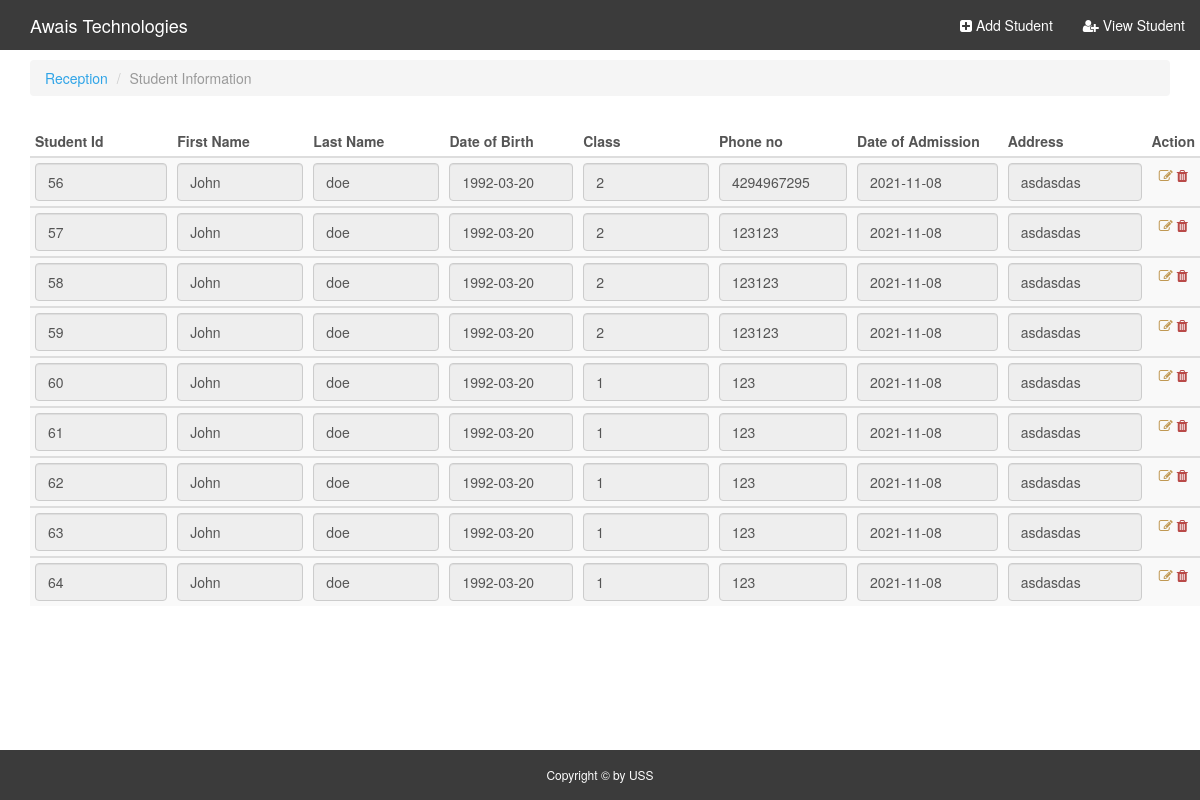
The app's page /ViewStudents.php with its own data.
### tables this page shows
CREATE TABLE `student` (
  `StudentId` int(100) UNSIGNED NOT NULL,
  `firstName` varchar(50) NOT NULL,
  `lastName` varchar(50) NOT NULL,
  `DoB` date NOT NULL,
  `class` int(11) NOT NULL,
  `phone` int(11) UNSIGNED NOT NULL,
  `address` varchar(255) NOT NULL,
  `DoA` date DEFAULT NULL
);

### ViewStudents.php (the view, shortened to what this page needs)
<?php
$query = "SELECT * FROM `student`";
require_once("includeCode/top.php"); ?>
</head>
<body>
    <?php require_once("includeCode/header.php"); ?>
    <section id="cart_items">
        <div class="container">
            <div class="breadcrumbs">
                <ol class="breadcrumb">
                    <li><a href="reception.php">Reception</a></li>
                    <li class="active">Student Information</li>
                </ol>
            </div>
            <div class="container mt-5">
                <div class="row">
                    <table class="table table-striped  table-condensed table-responsive table-hover text-center mt-1">
                        <thead>
                            <tr>
                                <th>Student Id</td>
                                <th>First Name</th>
                                <th>Last Name</th>
                                <th>Date of Birth</th>
                                <th>Class</th>
                                <th>Phone no</th>
                                <th>Date of Admission</th>
                                <th>Address</th>
                                <th class="text-center">Action</th>
                            </tr>
                        </thead>
                        <?php
                        $result = $conn->query($query);
                        if ($result->num_rows > 0) {
                            while ($row = $result->fetch_assoc()) {
                                $StudentId = $row['StudentId'];
                                $fname = $row['firstName'];
                                $lname = $row['lastName'];
                                $dob = $row['DoB'] ?? "";
                                $class = $row['class'];
                                $phone = $row['phone'];
                                $address = $row['address'];
                                $doa = $row['DoA'];
                        ?>
                                <tbody>
                                    <tr>
                                        <form method="post" class="text-white" enctype="multipart/form-data">
                                            <td>
                                                <input type="text" name="StudentId" class="form-control form-control-sm" disabled value="<?php echo $StudentId  ?>">
                                            </td>
                                            <td>
                                                <input type="text" name="firstName" class="form-control form-control-sm" value="<?php echo $fname ?>" disabled>
                                            </td>
                                            <td>
                                                <input type="text" name="lastName" class="form-control form-control-sm" value="<?php echo $lname ?>" disabled>
                                            </td>
                                            <td>
                                                <input type="text" name="DoB" class="form-control form-control-sm" value="<?php echo $dob ?>" disabled>
                                            </td>
                                            <td>
                                                <input type="text" name="class" class="form-control form-control-sm" value="<?php echo $class ?>" disabled>
                                            </td>
                                            <td>
                                                <input type="text" name="phone" class="form-control form-control-sm" value="<?php echo $phone ?>" disabled>
                                            </td>
                                            <td>
                                                <input type="text" name="DoA" class="form-control form-control-sm" value="<?php echo $doa ?>" disabled>
                                            </td>
                                            <td>
                                                <input type="text" name="address" class="form-control form-control-sm" value="<?php echo $address ?>" disabled>
                                            </td>
                                            <td>
                                                <div class="btn-group">
                                        </form>
                                        <a class="edit" title="Edit" data-toggle="tooltip">
                                            <i class=" text-warning fa fa-edit"></i>
                                        </a>
                                        <a href="?action=delete&id=<?php echo $StudentId; ?>" title="Delete" data-toggle="tooltip" onclick="return confirm('Are you sure you want to delete this data')">
                                            <i class="text-danger  fa fa-trash"></i></a>
                </div>
                </tr>
                </tbody>
        <?php }
                        } ?>
    </section>
    <?php require_once("includeCode/footer.php"); ?>

### includeCode/top.php (shortened to what this page needs)
<!DOCTYPE html>
<html lang="en">
  <head>
    <link href="css/font-awesome.css" rel="stylesheet">
    <link href="css/animated.css" rel="stylesheet">
    <link href="css/bootstrap.min.css" rel="stylesheet">
    <link href="css/style.css" rel="stylesheet">

### includeCode/header.php (shortened to what this page needs)
<nav class="  navbar-default navbar-fixed-top" style=" background-color:#3b3b3b ;">
          <div class="container-fluid">
            <div class="navbar-header">
              <a class="navbar-brand" href="index.php">Awais Technologies</a>
            </div>
            <div class="collapse navbar-collapse" id="bs-example-navbar-collapse-1">
              <ul class="nav navbar-nav navbar-right">
                <li><a href="Addstudents.php"><i class="fa fa-plus-square"></i> Add Student</a></li>
                <li><a href="ViewStudents.php"><i class="fa fa-user-plus"></i> View Student</a></li>
              </ul>
            </div>
          </div>
        </nav>

### includeCode/footer.php (shortened to what this page needs)
        <footer class="text-center" style="background-color:#3b3b3b; color:white;">
            Copyright &copy; by USS<a href="#"></a>
        </footer>
  </body>
</html>

### css/style.css (style rules this page uses)
html,body { height: 100%; }
body { padding-top: 60px; }
footer { color:white; height: 50px; line-height: 50px; font-size: 12px; position: absolute; bottom: 0; width: 100%; }

### records on screen
student: StudentId "56", firstName "John", lastName "doe", DoB "1992-03-20", class "2", phone "4294967295", DoA "2021-11-08", address "asdasdas"
student: StudentId "57", firstName "John", lastName "doe", DoB "1992-03-20", class "2", phone "123123", DoA "2021-11-08", address "asdasdas"
student: StudentId "58", firstName "John", lastName "doe", DoB "1992-03-20", class "2", phone "123123", DoA "2021-11-08", address "asdasdas"
student: StudentId "59", firstName "John", lastName "doe", DoB "1992-03-20", class "2", phone "123123", DoA "2021-11-08", address "asdasdas"
student: StudentId "60", firstName "John", lastName "doe", DoB "1992-03-20", class "1", phone "123", DoA "2021-11-08", address "asdasdas"
student: StudentId "61", firstName "John", lastName "doe", DoB "1992-03-20", class "1", phone "123", DoA "2021-11-08", address "asdasdas"
student: StudentId "62", firstName "John", lastName "doe", DoB "1992-03-20", class "1", phone "123", DoA "2021-11-08", address "asdasdas"
student: StudentId "63", firstName "John", lastName "doe", DoB "1992-03-20", class "1", phone "123", DoA "2021-11-08", address "asdasdas"
student: StudentId "64", firstName "John", lastName "doe", DoB "1992-03-20", class "1", phone "123", DoA "2021-11-08", address "asdasdas"
